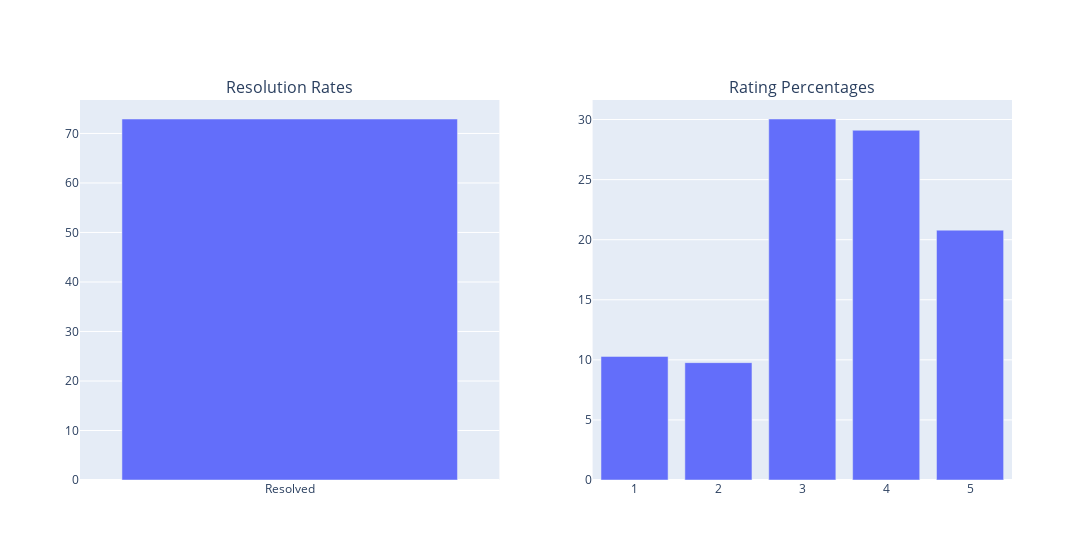

Source (notebook cell):
### Code cell
resolution_fig = px.bar(
    resolution_df,
    x="Resolution Status",
    y="Percentage",
    color="Resolution Status",
    labels={"Resolution Status": "Resolution Status", "Percentage": "Percentage"},
    title="Resolution Rates",
    color_continuous_scale=PHONENOW_COLOURS,
    width=300,
)

fig_rating_percentages = px.bar(
    x=rating_percentages.index,
    y=rating_percentages.values,
    labels={"x": "Rating", "y": "Percentage"},
    title="Rating Percentages",
    width=700,
)

fig = make_subplots(
    rows=1, cols=2, subplot_titles=("Resolution Rates", "Rating Percentages")
)

fig.add_trace(resolution_fig["data"][0], row=1, col=1)
fig.add_trace(fig_rating_percentages["data"][0], row=1, col=2)

fig.update_layout(width=1100, showlegend=False)

fig.show()

### Figure 1 — Plotly figure (JSON) as saved in the notebook; plotly's stock layout.template omitted (floating-point values rounded to 4 significant figures)
{"data": [{"alignmentgroup": "True", "hovertemplate": "Resolution Status=%{x}<br>Percentage=%{y}<extra></extra>", "legendgroup": "Resolved", "marker": {"color": "#636efa", "pattern": {"shape": ""}}, "name": "Resolved", "offsetgroup": "Resolved", "orientation": "v", "showlegend": true, "textposition": "auto", "type": "bar", "x": ["Resolved"], "xaxis": "x", "y": [72.92], "yaxis": "y"}, {"alignmentgroup": "True", "hovertemplate": "Rating=%{x}<br>Percentage=%{y}<extra></extra>", "legendgroup": "", "marker": {"color": "#636efa", "pattern": {"shape": ""}}, "name": "", "offsetgroup": "", "orientation": "v", "showlegend": false, "textposition": "auto", "type": "bar", "x": [1, 2, 3, 4, 5], "xaxis": "x2", "y": [10.29, 9.768, 30.04, 29.11, 20.79], "yaxis": "y2"}], "layout": {"annotations": [{"font": {"size": 16}, "showarrow": false, "text": "Resolution Rates", "x": 0.225, "xanchor": "center", "xref": "paper", "y": 1, "yanchor": "bottom", "yref": "paper"}, {"font": {"size": 16}, "showarrow": false, "text": "Rating Percentages", "x": 0.775, "xanchor": "center", "xref": "paper", "y": 1, "yanchor": "bottom", "yref": "paper"}], "showlegend": false, "width": 1100, "xaxis": {"anchor": "y", "domain": [0, 0.45]}, "xaxis2": {"anchor": "y2", "domain": [0.55, 1]}, "yaxis": {"anchor": "x", "domain": [0, 1]}, "yaxis2": {"anchor": "x2", "domain": [0, 1]}}}
